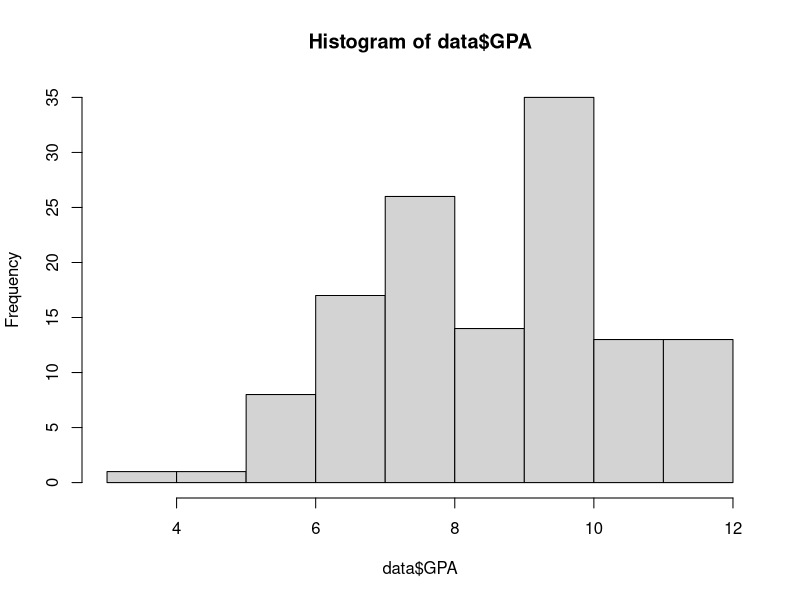

The R source for this figure:
### 1) Setting working directory ----

getwd() # where is your working directory?
setwd("C:/Users/Techm/Documents/PS394/Lab 4") # update it (if needed) to be where you saved the class data file

### 2) Loading the data ----

data <- read.csv("PS394 Class Dataset F2025.csv") # load the data in r

View(data) # open the data window - see anything weird?
summary(data) # get a summary of the data - notice how everything is a character variable? This is because of those annoying first two rows carried in from Qualtrics

data <- data[-c(1, 2), ]# lets drop the top to rows of our data

View(data) # everything looks okay now!
summary(data) # but it's not - still reading as character variables because R decides that when you download the data, that makes sense. So you need to import it

# so let's quickly jump out of R, open the data file in Excel, delete the two extra rows (row 2 and 3 in excel - keep the variable names). Save the data with your initials at the end (i.e., "_XX")
data <- read.csv("PS394 Class Dataset F2025_ME.csv") # let's load it back in
data <- data[-c(1, 2), ]
View(data) # take a look and all looks good
summary(data) # and now the variables aren't all reading as character!!

### 3) Inspecting the data ----

data$ID <- seq_len(nrow(data)) # we are quickly going to compute an ID number for each row - 1 through 131
data$ID # if you run the variable date, you can see everyone now has a unique ID. you can also open the data and scroll right to the final column to see it in the data-set

# To clean the data, we need to inspect it... Here is an extensive suite of functions that will allow you to look at any variable. In our example, we are looking at the GPA variable. 

hist(data$GPA) # histogram of GPA
mean(data$GPA, na.rm=TRUE) # mean of variable in data-set
median(data$GPA, na.rm=TRUE) # median of variable in data-set
range(data$GPA, na.rm=TRUE) # range of variable in data-set
var(data$GPA, na.rm=TRUE) # variance of variable in data-set
sd(data$GPA, na.rm=TRUE) # standard deviation of variable in data-set

# You can also get a birds-eye view of the data using the describe() function
# This code uses psych, so that needs to be loaded before it will run
#install.packages("psych") # if its not already installed, install it.
library(psych)
describe(data)

### 4) Changing the data ----

# If you were to find any specific values you wanted to re-code, you could use this code

data$GPA[data$ID == "70"] <- 8.9 # re-code the GPA of person with ID 70 to 8.9
data$GPA[data$ID == "73"] <- 8.9 # re-code the GPA of person with ID 85 to 8.9

describe(data) # all the data is there
